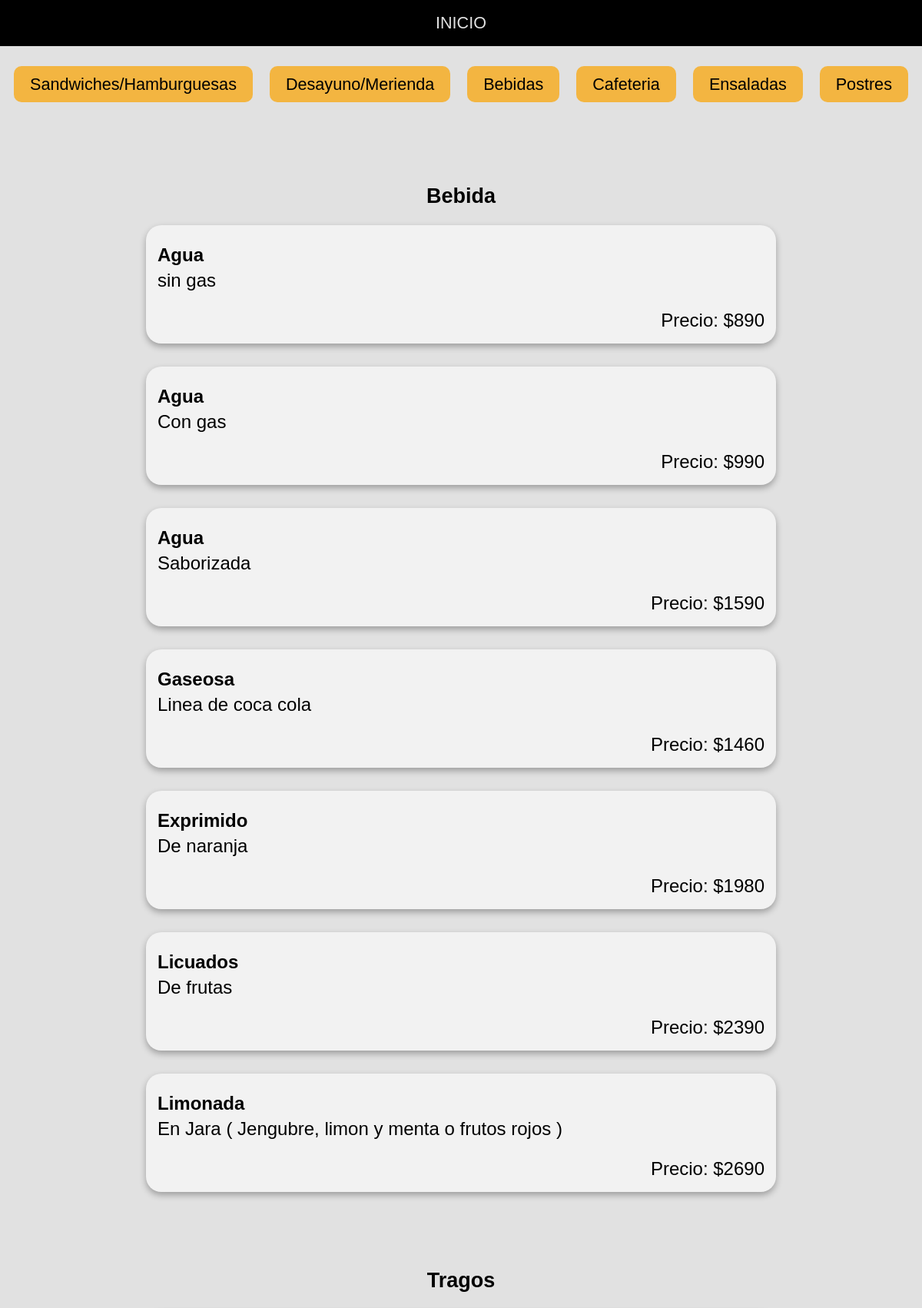
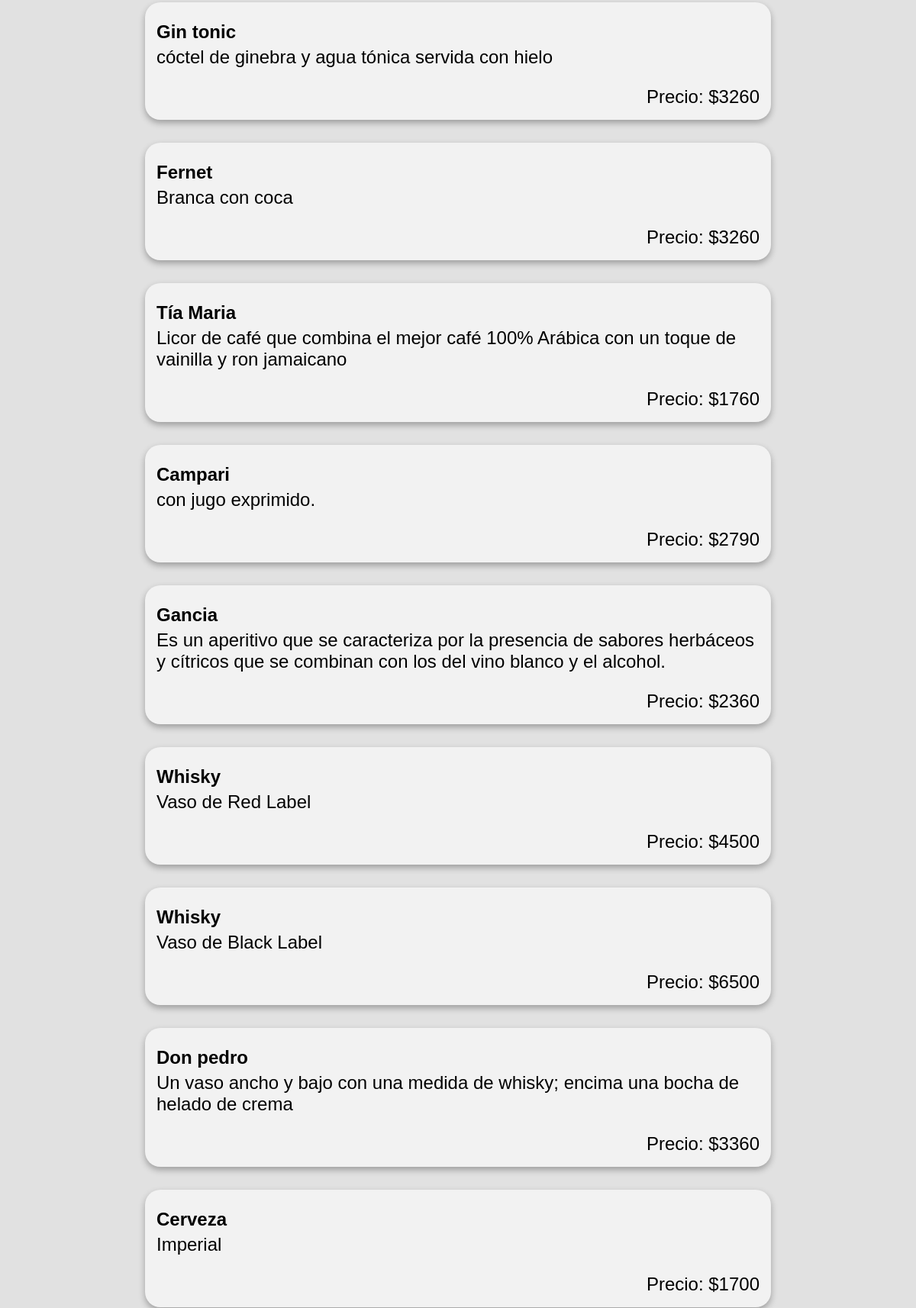
Page /cafedonjota/bebidas/ (upper part) on the committed database (2 pictures, top to bottom).
### cafedonjota/models.py (models this page shows)
class Bedidas(models.Model):
    nombre = models.CharField(max_length=100)
    descripcion = models.TextField()
    precio = models.IntegerField(default=0)

class Tragos(models.Model):
    nombre = models.CharField(max_length=100)
    descripcion = models.TextField()
    precio = models.IntegerField(default=0)

### cafedonjota/views.py (the view)
# urls.py: path('bebidas/',bebibas, name='bebidas'),
def bebibas(request):
    bebidas = Bedidas.objects.all()
    tragos = Tragos.objects.all()
    return render(request, "menu-comidas/bebidas.html",
                  {"bebidas": bebidas,
                   "tragos": tragos})

### templates/menu-comidas/bebidas.html
{% extends "./comidas.html" %}
{% load static %}
{% block body_content %}
<section class="platos">
    <ul class="platos-lista">
        <h2>Bebida</h2>
        {% for bebida in bebidas %}
            <li class="plato-item">
                <article class="plato">
                    <h3>{{ bebida.nombre }}</h3>
                    <p class="plato-descripcion">{{ bebida.descripcion }} </p>
                    <p class="plato-precio">Precio: ${{ bebida.precio }}</p>
                </article>
            </li>
        {% endfor %}
    </ul>
    <ul class="platos-lista">
        <h2>Tragos</h2>
        {% for trago in tragos %}
            <li class="plato-item">
                <article class="plato">
                    <h3>{{ trago.nombre }}</h3>
                    <p class="plato-descripcion">{{ trago.descripcion }} </p>
                    <p class="plato-precio">Precio: ${{ trago.precio }}</p>
                </article>
            </li>
        {% endfor %}
    </ul>
</section>
{% endblock %}

### static/css/menu.css (style rules this page uses)
body { margin: 0; padding: 0; }
ul { list-style-type: none; padding: 0; text-align: center; }
ul li { font-family: 'Gill Sans', 'Gill Sans MT', Calibri, 'Trebuchet MS', sans-serif; font-size: large; display: inline-block; text-align: center; margin: 0 10px; vertical-align: top; }
ul li h3 { margin-top: 10px; }

### static/css/carta.css (style rules this page uses)
body.menucomidas { font-family: 'Gill Sans', 'Gill Sans MT', Calibri, 'Trebuchet MS', sans-serif; font-size: large; margin: 0; padding: 0; background-color: #e1e1e1; text-align: center; }
.platos { margin-top: 20px; text-align: center; margin-bottom: 100px; }
.platos h2 { margin-top: 100px; }
.platos-lista { list-style: none; padding: 0; margin: 0 auto; width: 70%; }
.plato-item { margin-bottom: 30px; display: block; }
.plato { background-color: #f2f2f2; box-shadow: 0 4px 8px rgba(0, 0, 0, 0.3); border-radius: 20px; padding: 15px; margin-bottom: 25px; }
.plato h3 { font-size: x-large; margin-right: auto; margin-bottom: 5px; text-align: left; }
.plato-descripcion { font-size: x-large; margin-top: 5px; text-align: left; }
.plato-precio { font-family: 'Trebuchet MS', sans-serif; font-size: x-large; margin-bottom: 1px; text-align: right; }

### rows in the picture
Bedidas: nombre "Agua", descripcion "sin gas", precio "890"
Bedidas: nombre "Agua", descripcion "Con gas", precio "990"
Bedidas: nombre "Agua", descripcion "Saborizada", precio "1590"
Bedidas: nombre "Gaseosa", descripcion "Linea de coca cola", precio "1460"
Bedidas: nombre "Exprimido", descripcion "De naranja", precio "1980"
Bedidas: nombre "Licuados", descripcion "De frutas", precio "2390"
Bedidas: nombre "Limonada", descripcion "En Jara ( Jengubre, limon y menta o frutos rojos )", precio "2690"
Tragos: nombre "Gin tonic", descripcion "cóctel de ginebra y agua tónica servida con hielo", precio "3260"
Tragos: nombre "Fernet", descripcion "Branca con coca", precio "3260"
Tragos: nombre "Tía Maria", descripcion "Licor de café que combina el mejor café 100% Arábica con un toque de vainilla y ron jamaicano", precio "1760"
Tragos: nombre "Campari", descripcion "con jugo exprimido.", precio "2790"
Tragos: nombre "Gancia", descripcion "Es un aperitivo que se caracteriza por la presencia de sabores herbáceos y cítricos que se combinan con los del vino blanco y el alcohol.", precio "2360"
Tragos: nombre "Whisky", descripcion "Vaso de Red Label", precio "4500"
Tragos: nombre "Whisky", descripcion "Vaso de Black Label", precio "6500"
Tragos: nombre "Don pedro", descripcion "Un vaso ancho y bajo con una medida de whisky; encima una bocha de helado de crema", precio "3360"
Tragos: nombre "Cerveza", descripcion "Imperial", precio "1700"
